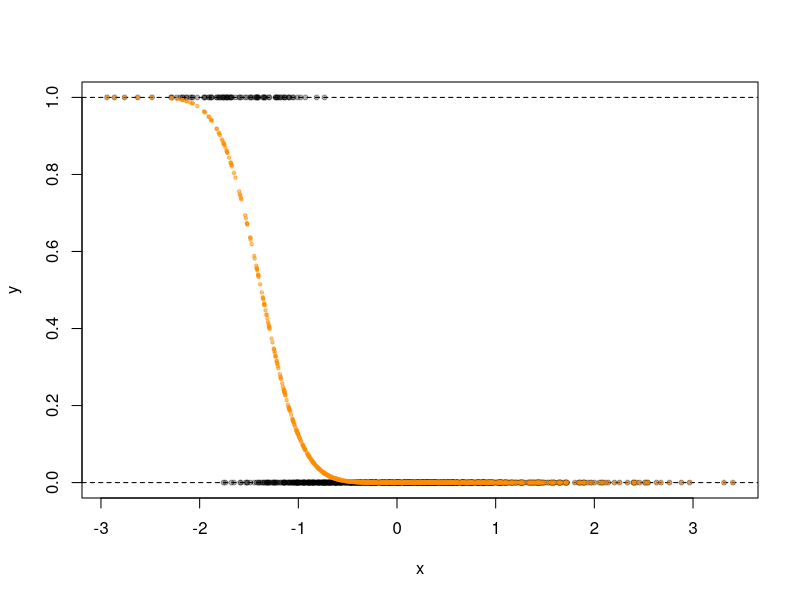

Write the R code that produced this figure. (Note: this script raises an error after producing the figure.)
## ---- chunk 1
options(scipen=999)
set.seed(1234)
LR2 <- read.table(file="./LR2.csv", header = TRUE, sep = ",")
attach(LR2)
## ---- chunk 2
# objective function
probit_mle_b <- function(x,y,...) {
  
  opts <- list(...)
  
  # probit link
  # 
  probit <- function(b,x,y) {
    n <- length(y)
    ll <- 0
    for(i in 1:n) {
      z <- b[1]+b[2]*x[i]
      z <- pnorm(z, mean=0, sd=1, log.p = FALSE)
      ll <- ll + log(z)*(y[i]==1) + log(1-z)*(y[i]==0)
    }
    
    return(-ll)
  }
  
  # compute the mle
  # 
  obj = optim(c(0,0), probit, x=x, y=y)
  
  coef1 <- obj$par[1]
  coef2 <- obj$par[2]
  
  return_list <- list(
    model = obj,
    fitted = pnorm(coef1+coef2*x,0,1),
    coefficients = c(coef1,coef2)
  )
  
  # Bootstrap the SE
  # 
  
  B <- 100 # boots
  
  b_boot = matrix(rep(0,2*B),B,2)
  n <- length(y) #n=1000
  
  # The bootstrap
  for (i in 1:B) {
    # indices for the i-th bootstrap subsample
    ind_ = sample(n,n,replace=TRUE)
    # input vector in the subsample
    xb = x[ind_]
    # output vector in the subsample
    yb = y[ind_]
    
    # compute the maximum likelihood estimates
    obj = optim(c(0,0), probit, x=xb, y=yb)
    
    b_boot[i,1] = obj$par[1]
    b_boot[i,2] = obj$par[2]
  }
  
  return_list$standard_errors <- c(sd(b_boot[,1]),sd(b_boot[,2]))
  return_list$boots <- b_boot

  
  # Retrun prediction vector if optional new obs are supplied
  # 
  if(!is.null(opts)) {
    opts <- unlist(opts)
    if(is.numeric(opts)) {
      return_list$response = ifelse(pnorm(coef1+coef2*opts,0,1)>1/2,1,0)
    }
  }
    
  return(
    return_list
  )
}
## ---- chunk 3
# Apply probit_mle_bto LR2, supply optional vector x
# 
est <- probit_mle_b(LR2$x,LR2$y,x)
est$coefficients
#-4.242606 -3.086030

# Calc test error
1-sum(diag(prop.table(table(est$response,y))))

# Setup train/test hold out, then estimate
train <- LR2[1:800,]
test <- LR2[801:1000,]
est.2 <- probit_mle_b(train$x,train$y,test$x)
est.2$coefficients
#-4.557228 -3.213275

# Calc test error
1-sum(diag(prop.table(table(est.2$response,test$y))))
## ---- chunk 4
plot(x,y, pch=20, col=scales::alpha("black",alpha = 0.3))
abline(h=1, lty=2)
abline(h=0, lty=2)
y1 <- sort(est$fitted,TRUE)
points(sort(x),y1,pch=20,cex=0.7,col=scales::alpha("darkorange",0.5))
## ---- chunk 5
link <- function(b,n) {
  X <- runif(n)
  U <- runif(n)
  
  logit_X <- function(b,x) {
    (1 + exp(-b[1]-b[2]*x-b[3]*x^3-b[4]*log(x)))^-1
  }
  
  Y <- ifelse(U<=logit_X(b,X),1,0)
  return(data.frame(X=X,U=U,Y=Y))
}
## ---- chunk 6
# Helper function to draw samples
r.sample <- function(n,p=1/2) {
  train <- runif(n)<=p
  
  train
}

# Convenience wrapper to extract response from predict()
r.pred <- function(model,thr=0.5,newdata=NULL) {
  #' @model An object of class "lm","glm","lda","qda".
  #' @thr A scale of type `double`. `thr` sets the class threshold.
  #' @newdata An optional vector of new data.
  
  if(is.null(newdata)) print("No data")
  prob <- suppressWarnings(predict(model,newdata,type="response"))
  
  if (class(model)%in%c("lda","qda")) {
    pred <- prob$class
    
    return(
      pred
    )
    
  } else {
    pred <- rep(0,length(prob))
    pred[prob>thr]=1
    
    return(
      #vector of predictions
      pred
    )
  }
}
## ---- chunk 7
ter <- NULL
b <- c(-4,2,5,4) # beta constants
B <- 1000 # bootstraps
n <- 1000 # sample size
p <- 1/2 # hold out half

# draw sample from model
# 
r <- link(b,n)

# the bootstrap
for(i in 1:B) {
  #sampler
  train <- r.sample(n,p)
  test <- !train
  
  # linear probability model
  # 
  r.lm <- lm(Y~.,r,subset=train)
  r.lm.pred <- r.pred(r.lm,newdata=r[test,])
  ter_ <- data.frame(lm=1-mean(r.lm.pred==r$Y[test]))
  
  # logistic regression
  # 
  r.glm <- glm(Y~.,r,family = binomial,subset=train)
  r.glm.pred <- r.pred(r.glm,newdata=r[test,])
  ter_$glm <- 1-mean(r.glm.pred==r$Y[test])
  
  # linear discriminant analysis
  # 
  r.lda <- MASS::lda(Y~.,r,subset=train)
  r.lda.pred <- r.pred(r.lda,newdata=r[test,])
  ter_$lda <- 1-mean(r.lda.pred==r$Y[test])

  # quadratic discriminant analysis
  # 
  r.qda <- MASS::qda(Y~.,r,subset=train)
  r.qda.pred <- r.pred(r.qda,newdata=r[test,])
  ter_$qda <- 1-mean(r.qda.pred==r$Y[test])

  # K-nearest neighbours
  # 
  r.knn1 <- class::knn(
    use.all = TRUE,
    train=r[train,1:2],
    test=r[test,1:2],
    cl=r$Y[train],
    k=1
  )
  ter_$knn1 <- 1-mean(r.knn1==r$Y[test])

  r.knn2 <- class::knn(
    use.all = TRUE,
    train=r[train,1:2],
    test=r[test,1:2],
    cl=r$Y[train],
    k=2
  )
  ter_$knn2 <- 1-mean(r.knn2==r$Y[test])

  r.knn3 <- class::knn(
    use.all = TRUE,
    train=r[train,1:2],
    test=r[test,1:2],
    cl=r$Y[train],
    k=3
  )
  ter_$knn3 <- 1-mean(r.knn3==r$Y[test])

  r.knn4 <- class::knn(
    use.all = TRUE,
    train=r[train,1:2],
    test=r[test,1:2],
    cl=r$Y[train],
    k=4
  )
  ter_$knn4 <- 1-mean(r.knn4==r$Y[test])

  r.knn5 <- class::knn(
    use.all = TRUE,
    train=r[train,1:2],
    test=r[test,1:2],
    cl=r$Y[train],
    k=5
  )
  ter_$knn5 <- 1-mean(r.knn5==r$Y[test])

  r.knn6 <- class::knn(
    use.all = TRUE,
    train=r[train,1:2],
    test=r[test,1:2],
    cl=r$Y[train],
    k=6
  )
  ter_$knn6 <- 1-mean(r.knn6==r$Y[test])
  
  ter <- rbind(ter,ter_)
}

boxplot(ter, xlab="models", main="Test error rates")

